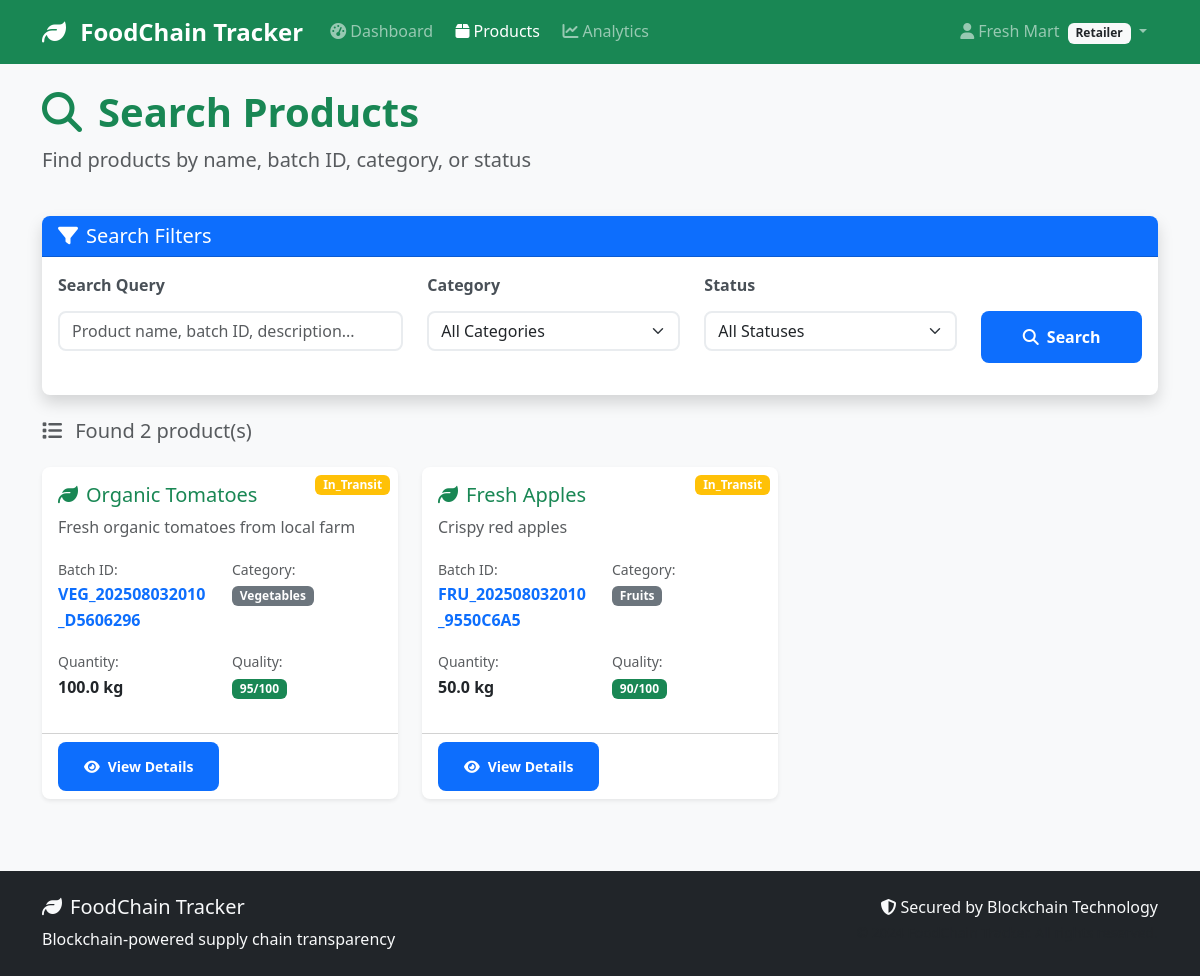
The page /products/search (signed in) on the database as committed earlier.
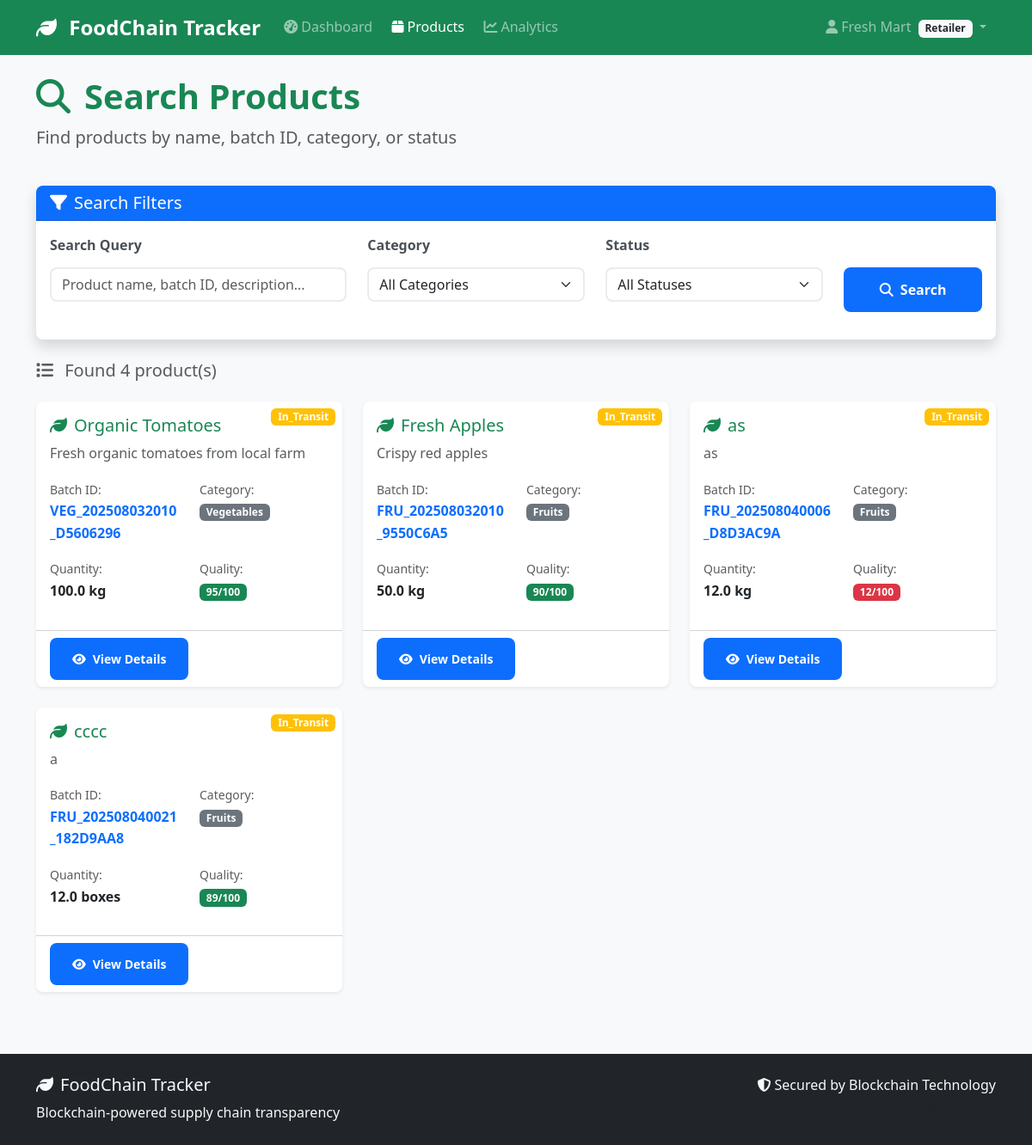
The same page on the database as committed later.
### models/product.py (models this page shows, shortened)
class Product(db.Model):
    __tablename__ = 'products'
    id = db.Column(db.Integer, primary_key=True)
    batch_id = db.Column(db.String(50), unique=True, nullable=False)
    name = db.Column(db.String(100), nullable=False)
    category = db.Column(db.String(50), nullable=False)  # 'vegetables', 'fruits', 'grains', etc.
    description = db.Column(db.Text)
    quantity = db.Column(db.Float, nullable=False)  # Amount of product
    unit = db.Column(db.String(20), nullable=False)  # 'kg', 'tons', 'boxes', etc.
    quality_grade = db.Column(db.String(10))  # 'A', 'B', 'C', or custom grading
    quality_score = db.Column(db.Integer)  # 0-100 quality score
    origin_location = db.Column(db.String(200))  # Where product was produced
    harvest_date = db.Column(db.Date)
    expiry_date = db.Column(db.Date)
    current_location = db.Column(db.String(200))
    status = db.Column(db.String(50), default='created')  # 'created', 'in_transit', 'delivered', 'expired'
    temperature = db.Column(db.Float)  # Celsius
    humidity = db.Column(db.Float)     # Percentage
    pressure = db.Column(db.Float)     # For certain products
    created_by = db.Column(db.Integer, db.ForeignKey('users.id'), nullable=False)
    current_owner_id = db.Column(db.Integer, db.ForeignKey('users.id'), nullable=False)
    created_at = db.Column(db.DateTime, default=datetime.utcnow)
    updated_at = db.Column(db.DateTime, default=datetime.utcnow, onupdate=datetime.utcnow)
    current_owner = db.relationship('User', foreign_keys=[current_owner_id], backref='owned_products')
    transactions = db.relationship('Transaction', backref='product', lazy='dynamic', cascade='all, delete-orphan')

### routes/products.py (the view)
@products_bp.route('/search')
@login_required
def search_products():
    query = request.args.get('q', '')
    category = request.args.get('category', '')
    status = request.args.get('status', '')
    products_query = Product.query
    if query:
        products_query = products_query.filter(
            (Product.name.contains(query)) |
            (Product.batch_id.contains(query)) |
            (Product.description.contains(query))
        )
    if category:
        products_query = products_query.filter_by(category=category)
    if status:
        products_query = products_query.filter_by(status=status)
    if current_user.role == 'farmer':
        products_query = products_query.filter_by(created_by=current_user.id)
    elif current_user.role in ['distributor', 'retailer']:
        products_query = products_query.filter_by(current_owner_id=current_user.id)
    products = products_query.all()
    categories = db.session.query(Product.category.distinct()).all()
    statuses = db.session.query(Product.status.distinct()).all()
    return render_template('products/search.html',
                         products=products,
                         categories=[c[0] for c in categories],
                         statuses=[s[0] for s in statuses],
                         current_query=query,
                         current_category=category,
                         current_status=status)

### models/user.py (called while the page is built)
    def get_role_display(self):
        role_names = {
            'farmer': 'Farmer/Producer',
            'distributor': 'Distributor',
            'retailer': 'Retailer',
            'inspector': 'Inspector'
        }
        return role_names.get(self.role, self.role.title())

    def can_create_products(self):
        return self.role == 'farmer'

    def can_transfer_products(self):
        return self.role in ['farmer', 'distributor']

### templates/products/search.html (shortened to what the changed rows need)
{% extends "base.html" %}
{% block content %}
<div class="row mb-4">
    <div class="col-md-8">
        <h1 class="display-6 fw-bold text-success">
            <i class="fas fa-search me-3"></i>Search Products
        </h1>
    </div>
</div>
{% if products %}
    <div class="row mb-3">
        <div class="col-12">
            <h5 class="text-muted">
                <i class="fas fa-list me-2"></i>
                Found {{ products|length }} product(s)
            </h5>
        </div>
    </div>
    <div class="row">
        {% for product in products %}
            <div class="col-lg-4 col-md-6 mb-4">
                <div class="card h-100 shadow-sm">
                    <div class="position-relative">
                        <span class="position-absolute top-0 end-0 m-2 badge bg-{{ 'success' if product.status == 'created' else 'warning' if product.status == 'in_transit' else 'info' if product.status == 'delivered' else 'danger' }}">
                            {{ product.status.title() }}
                        </span>
                    </div>
                    <div class="card-body">
                        <h5 class="card-title text-success">
                            <i class="fas fa-leaf me-2"></i>{{ product.name }}
                        </h5>
                        <p class="card-text text-muted">{{ product.description[:100] if product.description else 'No description' }}{% if product.description and product.description|length > 100 %}...{% endif %}</p>
                        <div class="row mb-3">
                            <div class="col-6">
                                <small class="text-muted">Batch ID:</small><br>
                                <strong class="text-primary">{{ product.batch_id }}</strong>
                            </div>
                            <div class="col-6">
                                <small class="text-muted">Category:</small><br>
                                <span class="badge bg-secondary">{{ product.category.title() }}</span>
                            </div>
                        </div>
                        <div class="row mb-3">
                            <div class="col-6">
                                <small class="text-muted">Quantity:</small><br>
                                <strong>{{ product.quantity }} {{ product.unit }}</strong>
                            </div>
                            <div class="col-6">
                                <small class="text-muted">Quality:</small><br>
                                {% if product.quality_score %}
                                    <span class="badge bg-{{ 'success' if product.quality_score >= 80 else 'warning' if product.quality_score >= 60 else 'danger' }}">
                                        {{ product.quality_score }}/100
                                    </span>
                                {% else %}
                                    <span class="text-muted">Not rated</span>
                                {% endif %}
                            </div>
                        </div>
                    </div>
                    <div class="card-footer bg-transparent">
                        <a href="{{ url_for('products.view_product', id=product.id) }}" class="btn btn-primary btn-sm">
                            <i class="fas fa-eye me-2"></i>View Details
                        </a>
                    </div>
                </div>
            </div>
        {% endfor %}
    </div>
{% endif %}
{% endblock %}

Rows that differ between the two databases and show on the page:
now on this page (row edited): Product: status "In_Transit", name "as", description "as", batch_id "FRU_202508040006_D8D3AC9A", category "Fruits", quantity "12.0", unit "kg", quality_score "12"
added Product: status "In_Transit", name "cccc", description "a", batch_id "FRU_202508040021_182D9AA8", category "Fruits", quantity "12.0", unit "boxes", quality_score "89"
Other text that changed with them:
{{ products|length }}: "2" → "4"
